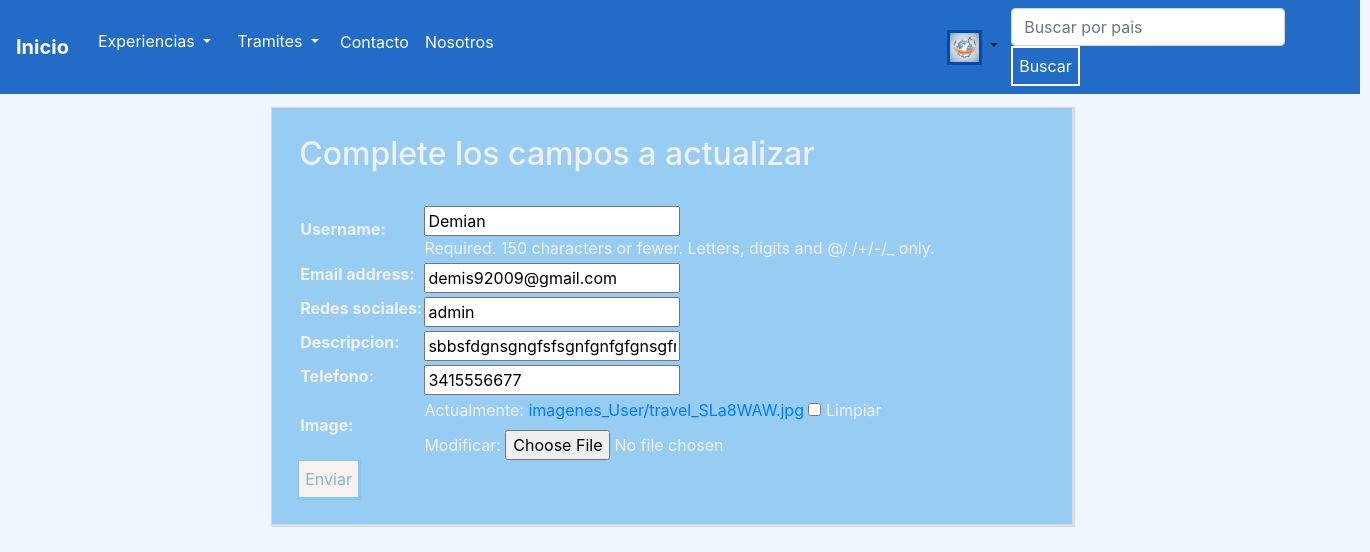
/editarPerfil/6/, run on an earlier commit of the app's database.
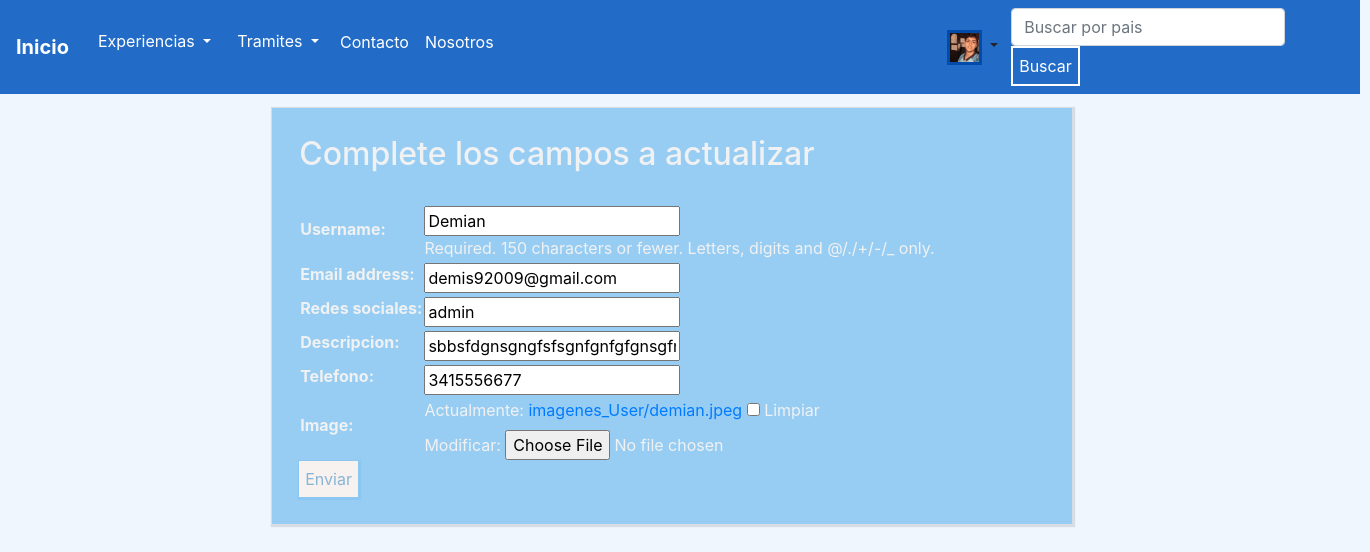
And on a later commit of the database.
### cuenta/models.py (models this page shows)
class User(AbstractUser):
    descripcion = models.CharField(max_length=100)
    telefono = models.IntegerField(null = Value)
    redes_sociales = models.CharField(max_length=100, null = Value)
    image = models.ImageField(upload_to = 'imagenes_User/', blank=True, null=True )

### cuenta/views.py (the view, shortened to what this page needs)
# urls.py: path("editarPerfil/<int:pk>/", editarPerfil.as_view() , name="editarPerfil"),
class editarPerfil(UpdateView):
    model = User
    template_name = 'registro/editar_perfil.html'
    fields = 'username', 'email', 'redes_sociales', 'descripcion','telefono','image'

### templates/registro/editar_perfil.html (shortened to what this page needs)
{% extends 'base.html' %}
{% block contenido %}
    {% if form %}
        <form enctype="multipart/form-data" action="" method="POST" class="FormularioActualizar" >
            <h2 >Complete los campos a actualizar</h2>
            <br/>
            <table >
                <b >{{form.as_table}}</b>
            </table>
            <input type="submit" class="Boton" , value="Enviar" >
        </form>
    {% endif %}
{% endblock %}

### templates/base.html (shortened to what this page needs)
<!DOCTYPE html>
<html lang="en">
<head>
    {% load static %}
    <link rel="stylesheet" href="https://cdn.jsdelivr.net/npm/bootstrap@4.6.1/dist/css/bootstrap.min.css"
>
        <link rel="stylesheet"  href="{% static 'blog_viaje-GomezMogniLavezzo/styles.css' %}" type="text/css">
</head>
<header>
    <nav class="navbar navbar-expand-lg navbar "  >
        <a class="navbar-brand text-white" href="/"><b>Inicio </b></a>
        <div class="collapse navbar-collapse" id="navbarSupportedContent">
            <ul class="navbar-nav mr-auto">
                <li class="nav-item" >
                    <div class="btn-group"  >
                        <button type="button" class="btn dropdown-toggle text-white " data-toggle="dropdown" aria-expanded="false" >
                            Experiencias
                        </button>
                </li>
                <li class="nav-item" >
                    <div class="btn-group"  >
                        <button type="button" class="btn dropdown-toggle text-white " data-toggle="dropdown" aria-expanded="false" >
                            Tramites
                        </button>
                </li>
                <li class="nav-item">
                    <a class="nav-link text-white" href="/contacto/">Contacto</a>
                </li>
                <li class="nav-item" >
                    <a class="nav-link text-white" href="/nosotros/">Nosotros</a>
                </li>
                {% if user.is_authenticated %}
                    <div class="btn-group" style="margin-left:27rem ;">
                        <button type="button" class="btn  dropdown-toggle" data-toggle="dropdown" aria-expanded="false" >
                            {% if user.image %}
                               <img src="{{user.image.url}}" width="35px" height="35px" style=" margin-top:2.5%;border-style: solid; border-color: rgb(1, 75, 173);  ">
                            {% else %}
                               <img src="\media\imagenes_User\usuariodefault.jpg" width="35px" height="35px" style=" margin-top:2.5%;border-style: solid; border-color: rgb(1, 75, 173);  ">
                            {% endif %}
                        </button>
                {% endif %}
            </ul>
            <form class="form-inline my-2 my-lg-0" action ="/search_experiencias_view/" method = "GET" style="margin-right: 4%;">
                <input  class="form-control mr-sm-2" type="text" placeholder="Buscar por pais" aria-label="Search" name = 'search'>
                <button class="BotonBuscador " type="submit">Buscar</button>
            </form>
        </div>
    </nav>
</header>
<body >
{% block contenido %}
{% endblock %}
</body>
</html>

What changed in the data, as far as the page shows it:
changed User "Demian": image: a different picture
Also different on the page:
text no longer shown: "Username: Required. 150 characters or fewer. Letters, digits and @/./+/-/_ only. Email address: Redes sociales: Descripcion: Telefono: Image: Actualmente: imagenes_User/travel_SLa8WAW.jpg Limpiar Modificar:"
text now shown: "Username: Required. 150 characters or fewer. Letters, digits and @/./+/-/_ only. Email address: Redes sociales: Descripcion: Telefono: Image: Actualmente: imagenes_User/demian.jpeg Limpiar Modificar:"
